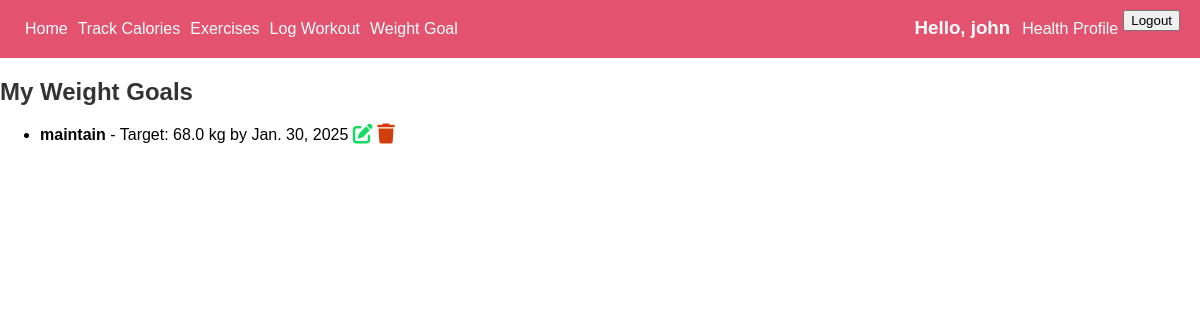
The app's page /weight_goal/ (signed in) with its own data.
### app/models.py (models this page shows, shortened)
class weightGoal(models.Model):
    GOAL_TYPES = [
        ('maintain','Maintain Weight'),
        ('weight gain','Weight Gain'),
        ('weight loss', 'Weight Loss'),
    ]
    user = models.ForeignKey(User, on_delete=models.CASCADE)
    goal_type = models.CharField(max_length=20, choices=GOAL_TYPES)
    start_date = models.DateField()
    target_weight = models.FloatField()
    target_date = models.DateField()

### app/views.py (the view)
# urls.py: path('weight_goal/', WeightGoalListView.as_view(), name='weight_goal_list'),
class WeightGoalListView(LoginRequiredMixin, ListView):
    model = weightGoal
    template_name = 'app/weight_goal_list.html'
    context_object_name = 'weight_goals'
    def get_queryset(self):
        return weightGoal.objects.filter(user=self.request.user)

### app/templates/app/weight_goal_list.html
{% extends 'app/base.html' %} {% load static %} {%block content%}
<h2>My Weight Goals</h2>
<ul>
  {% for goal in weight_goals %}
  <li>
    <strong>{{ goal.goal_type }}</strong> - Target: {{ goal.target_weight }} kg
    by {{ goal.target_date }}
    <a href="{% url 'weight_goal_update' goal.id %}"
      ><i class="fa-solid fa-pen-to-square fa-lg" style="color: #16da61"></i
    ></a>
    <a href="{% url 'weight_goal_delete' goal.id %}"
      ><i class="fa-solid fa-trash fa-lg" style="color: #d23f0f"></i
    ></a>
  </li>
  {% empty %}
  <p>No goals set yet.</p>
  {% endfor %}
</ul>
{% endblock content%}

### app/templates/app/navbar.html (shortened to what this page needs)
<header>
  <div class="nav-bar">
    <a href="{% url 'home' %}">Home</a>
    <a href="{% url 'calories' %}">Track Calories</a>
    <a href="{% url 'exercise' %}">Exercises</a>
    <a href="{% url 'workout' %}">Log Workout</a>
    <a href="{% url 'weight_loss_dashboard' %}">Weight Goal</a>
    {% if user.is_authenticated %}
    <h3>Hello, {{user.username}}</h3>
    <a href="{% url 'health_profile_create' %}">Health Profile </a>
    <form action="{% url 'logout' %}" method="post">
      <button type="submit">Logout</button>
    </form>
    {% else %}
    <h3>Not logged in</h3>
    {% endif %}
  </div>
</header>

### static/css/base.css (style rules this page uses)
body { margin: 0; font-family:Arial, Helvetica, sans-serif; }
.nav-bar { background-color: #e3526e; padding: 10px 20px; display: flex; }
.nav-bar a { text-decoration: none; color: white; padding: 10px 5px; margin: 0; }
.nav-bar h3 { margin: 0; padding: 7px; margin-left: auto; color: white; }
h2 { margin-bottom: 20px; color: #333; }
a { text-decoration: none; color: #007bff; }
h2 { color: #333; margin-bottom: 20px; }

### records on screen
weightGoal: goal_type "maintain", target_weight "68.0", target_date "Jan. 30, 2025"

### other values on screen
{{ user.username }} "john"
